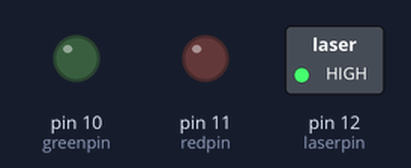
Simulated run of this sketch. Board: Arduino Uno, built with avr-gcc and run on an emulated ATmega328P. Shown: switched loads named in the sketch (green lamp = pin HIGH), output pins drawn as LEDs (lit = HIGH). Dashed ring = blinking.

Above: at 0.2 s.
Timing chart, 0 to 3.0 s (numbered marks = the images above):
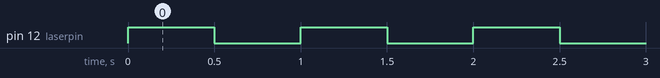

The sketch:

Practica_4.ino
```cpp
int redpin = 11; // pin Rojo
int greenpin = 10; // pin Verde
int laserpin = 12; // pin laser
int val;

void setup() {
  pinMode(redpin, OUTPUT);
  pinMode(greenpin, OUTPUT);
  pinMode(laserpin, OUTPUT);
}

void loop() {


  digitalWrite(laserpin, HIGH);
  delay(500);
  digitalWrite(laserpin, LOW);
  delay(500);
}
```

Measured:
- by itself, pin 12 (laserpin): alternates HIGH for 0.50 s and LOW for 0.50 s
